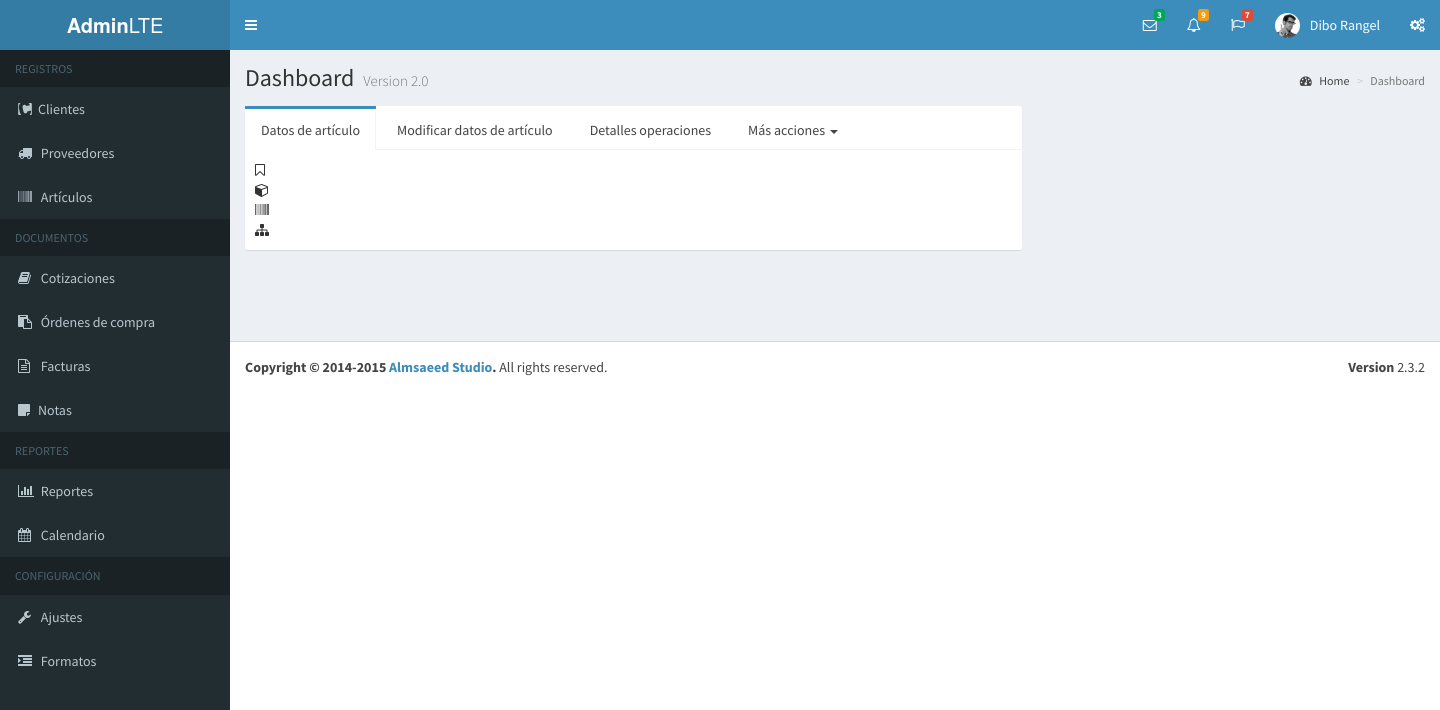
Page /ficha_articulo.php?a=2218 (signed in) on the earlier database version.
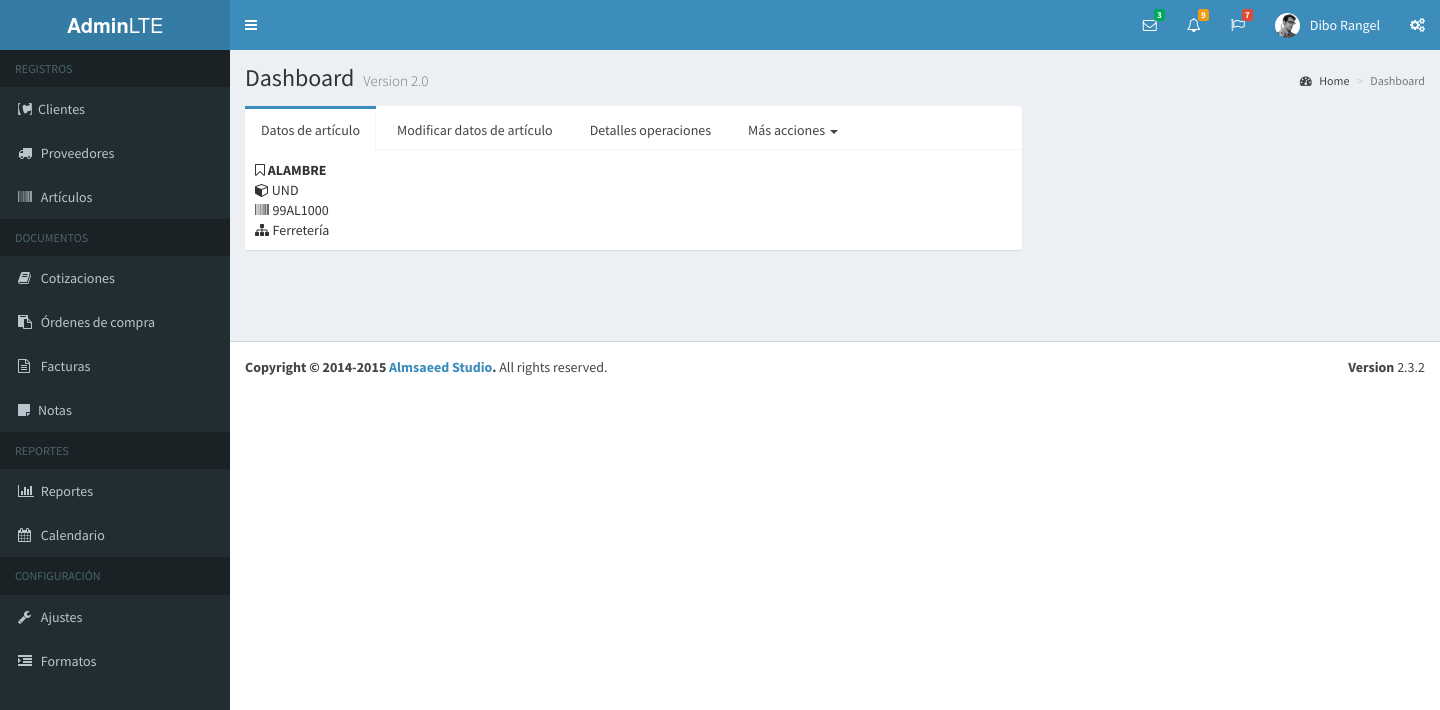
Same page on the later database version.
### tables this page shows
CREATE TABLE IF NOT EXISTS `articulo` (
  `IdArticulo` int(5) NOT NULL AUTO_INCREMENT,
  `Codigo` varchar(9) DEFAULT NULL,
  `Descripcion` varchar(120) DEFAULT NULL,
  `Presentacion` varchar(5) DEFAULT NULL,
  `Ubicacion` int(1) DEFAULT NULL,
  `Foto` varchar(150) DEFAULT NULL,
  `idCategoria` int(1) DEFAULT NULL,
  PRIMARY KEY (`IdArticulo`)
);

CREATE TABLE IF NOT EXISTS `categoria` (
  `idCategoria` int(7) NOT NULL AUTO_INCREMENT,
  `nombre` varchar(50) DEFAULT NULL,
  `descripcion` varchar(200) DEFAULT NULL,
  PRIMARY KEY (`idCategoria`)
);

### bd/data-articulo.php (called while the page is built, shortened)
<?php
	function obtenerArticuloPorId( $ida, $dbh ){
		$q = "Select a.idArticulo as idArticulo, a.Descripcion as descripcion, a.Codigo as codigo,
		a.Presentacion as presentacion, c.nombre as categoria from articulo a, categoria c
		where a.idArticulo = $ida and a.idCategoria = c.idCategoria";
		$data = mysql_fetch_array( mysql_query ( $q, $dbh ) );
		return $data;
	}
?>

### ficha_articulo.php (the view, shortened to what this page needs)
<?php
	include( "bd/data-usuario.php" );
	include( "bd/data-articulo.php" );
	if( isset( $_GET["a"] ) ){
		$articulo = obtenerArticuloPorId( $_GET["a"], $dbh );
	}
?>
<!DOCTYPE html>
<html>
<head>
  <link rel="stylesheet" href="bootstrap/css/bootstrap.min.css">
    <link rel="stylesheet" href="https://maxcdn.bootstrapcdn.com/font-awesome/4.4.0/css/font-awesome.min.css">
    <link rel="stylesheet" href="https://code.ionicframework.com/ionicons/2.0.1/css/ionicons.min.css">
    <link rel="stylesheet" href="plugins/daterangepicker/daterangepicker-bs3.css">
    <link rel="stylesheet" href="plugins/iCheck/all.css">
    <link rel="stylesheet" href="plugins/colorpicker/bootstrap-colorpicker.min.css">
    <link rel="stylesheet" href="plugins/timepicker/bootstrap-timepicker.min.css">
    <link rel="stylesheet" href="plugins/datatables/dataTables.bootstrap.css">
    <link rel="stylesheet" href="plugins/select2/select2.min.css">
    <link rel="stylesheet" href="dist/css/AdminLTE.min.css">
    <link rel="stylesheet" href="dist/css/skins/_all-skins.min.css">
	<link rel="stylesheet" type="text/css" href="css/style.css">
    <link rel="stylesheet" type="text/css" href="plugins/bootstrapvalidator-dist-0.5.3/dist/css/bootstrapValidator.css">
</head>
<body class="hold-transition skin-blue sidebar-mini">
<div class="wrapper">
  <header class="main-header">
    <a href="main.php" class="logo">
      <span class="logo-lg"><b>Admin</b>LTE</span>
    </a>
    <nav class="navbar navbar-static-top" role="navigation">
      <a href="#" class="sidebar-toggle" data-toggle="offcanvas" role="button">
      </a>
      <div class="navbar-custom-menu">
        <ul class="nav navbar-nav">
          <?php include("subforms/nav/mensajes.php");?>
          <?php include("subforms/nav/notificaciones.php");?>
          <?php include("subforms/nav/tareas.php");?>
          <?php include("subforms/nav/perfil.php");?>
          <li><a href="#" data-toggle="control-sidebar"><i class="fa fa-gears"></i></a></li>
        </ul>
      </div>
    </nav>
  </header>
  <?php include("subforms/nav/menu_ppal.php");?>
  <div class="content-wrapper">
    <section class="content-header">
      <h1>
        Dashboard <small>Version 2.0</small>
      </h1>
      <ol class="breadcrumb">
        <li><a href="#"><i class="fa fa-dashboard"></i> Home</a></li>
        <li class="active">Dashboard</li>
      </ol>
    </section>
    <section class="content">
    	<div class="row">
            <div class="col-md-8">
              <div class="nav-tabs-custom">
                <ul class="nav nav-tabs">
                  <li class="active"><a href="#tab_1" data-toggle="tab">Datos de artículo</a></li>
                  <li><a href="#tab_2" data-toggle="tab">Modificar datos de artículo</a></li>
                  <li><a href="#tab_3" data-toggle="tab">Detalles operaciones</a></li>
                  <li class="dropdown">
                    <a class="dropdown-toggle" data-toggle="dropdown" href="#">
                      Más acciones <span class="caret"></span>
                    </a>
                  </li>
                </ul>
                <div class="tab-content">
                  <div class="tab-pane active" id="tab_1">
                    <div><span class="txh"><i class="fa fa-bookmark-o"></i>&nbsp;<b><?php echo $articulo["descripcion"];?></b></span></div>
                    <div><span class="tx1"><i class="fa fa-cube"></i>&nbsp;<?php echo $articulo["presentacion"];?></span></div>
                    <div><span class="tx1"><i class="fa fa-barcode">&nbsp;</i><?php echo $articulo["codigo"];?></span></div>
                    <div><span class="tx1"><i class="fa fa-sitemap">&nbsp;</i><?php echo $articulo["categoria"];?></span></div>
                  </div>
                </div>
              </div>
            </div>
            <div class="col-md-6">
            </div>
          </div>
    </section>
  </div>
  <?php include("subforms/nav/footer.php"); ?>
</div>
</body>
</html>

Differences in the rows shown:
now on this page (row edited): articulo: Descripcion "ALAMBRE", Presentacion "UND", Codigo "99AL1000", idCategoria.nombre "Ferretería"
